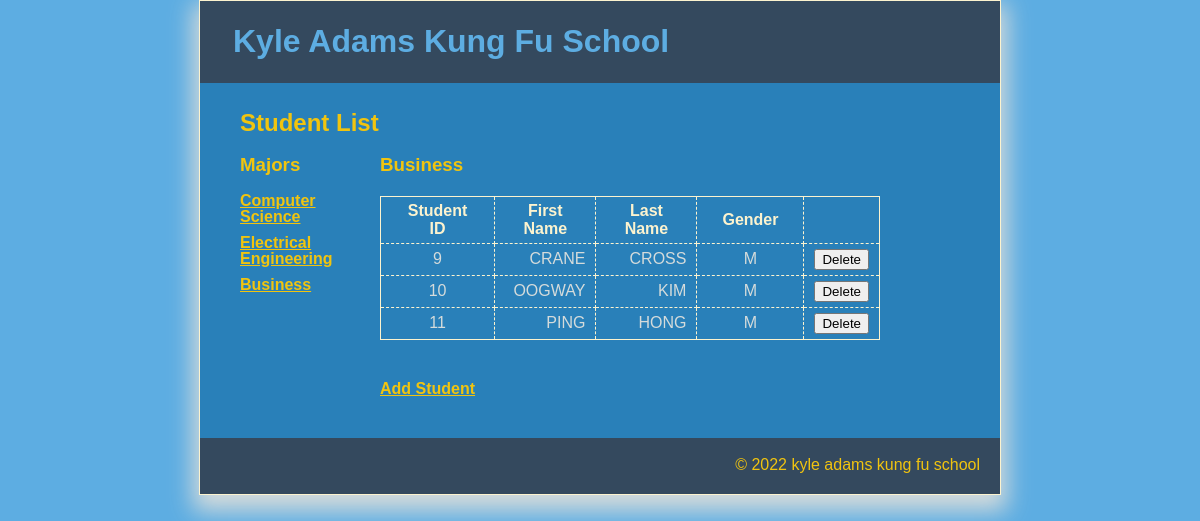
Page /student_manager/?major_id=3 on the committed database.
### tables this page shows
CREATE TABLE major (
	majorID			INT(11)			NOT NULL	AUTO_INCREMENT,
	majorName		VARCHAR(255)	NOT NULL,
	PRIMARY KEY (majorID)
);

CREATE TABLE student (
	studentID		INT(11)			NOT NULL	AUTO_INCREMENT,
	majorID 		INT(11)			NOT NULL,
	firstName		VARCHAR(255)	NOT NULL,
	lastName		VARCHAR(255)	NOT NULL,
	gender			CHAR(1)			NOT NULL,
	PRIMARY KEY (studentID),

	FOREIGN KEY (majorID) REFERENCES major(majorID)
);

### model/kyle_adams_major_db.php (called while the page is built, shortened)
<?php
function get_major_name($major_id) {
    global $db;
    $query = 'SELECT * FROM major
              WHERE majorID = :major_id';
    $statement = $db->prepare($query);
    $statement->bindValue(':major_id', $major_id);
    $statement->execute();
    $major = $statement->fetch();
    $major_name = $major['majorName'];
    return $major_name;
}
function get_majors() {
    global $db;
    $query = 'SELECT * FROM major
                       ORDER BY majorID';
	$statement = $db->prepare($query);
	$statement->execute();
	$majors = $statement->fetchAll();
    return $majors;
}
?>

### model/kyle_adams_student_db.php (called while the page is built, shortened)
<?php
function get_students_by_major($major_id) {
    global $db;
    $query = 'SELECT * FROM student
              WHERE student.majorID = :major_id
              ORDER BY studentID';
    $statement = $db->prepare($query);
    $statement->bindValue(":major_id", $major_id);
    $statement->execute();
    $student = $statement->fetchAll();
    return $student;
}
?>

### student_manager/kyle_adams_student_list.php (the view, shortened to what this page needs)
<?php include '../view/kyle_adams_header.php'; ?>
<div id="index">
			<h2>Student List</h2>
			<section>
				<h3><?php echo $major_name; ?></h3>
				<table>
					<tr>
						<th>Student ID</th>
						<th>First Name</th>
						<th>Last Name</th>
						<th>Gender</th>
						<th>&nbsp;</th>
					</tr>
					<?php foreach ($student as $s) : ?>
					<tr>
						<td style="text-align: center"><?php echo $s['studentID']; ?></td>
						<td><?php echo $s['firstName']; ?></td>
						<td><?php echo $s['lastName']; ?></td>
						<td style="text-align: center"><?php echo $s['gender']; ?></td>
						<td>
							<form action="." method="post">
							<input type="submit" value="Delete">
							</form>
						</td>
					</tr>
					<?php endforeach; ?>
				</table>
				<a href="?action=show_add_form">Add Student</a><br>
			</section>
			<aside>
				<ul>
					<h3 class="index">Majors</h3>
	 				<?php foreach ($majors as $major) : ?>
				 		<li>
							<a href=".?major_id=<?php echo $major['majorID']; ?>">
								<?php echo $major['majorName']; ?></a>
						</li>
			 		<?php endforeach; ?>
			 	</ul>
			</aside>
		</div>
<?php include '../view/kyle_adams_footer.php'; ?>

### main.css (style rules this page uses)
html { background-color: #5dade2; }
body { background-color: #2980B9; font-family: Arial, Helvetica, sans-serif; width: 800px; border: 1px solid #fcf3cf; margin: 0 auto; box-shadow: 0px 10px 22px 6px #d5dbdb; }
a { font-weight: bold; color: #f1c40f; }
#index h2, #index h3, #data label, #data input, #data select { float: left; }
#index h2, #index h3 { color: #f1c40f; margin: 0px; padding-bottom: 20px; }
#index section { width: 570px; height: 100%; float: right; margin: 55px 50px 40px auto; }
#index h2 { margin: 10px auto auto 40px; }
#index table { width: 500px; border: 1px solid #fcf3cf; border-collapse: collapse; margin-bottom: 40px; }
#index th { font-weight: bold; text-align: center; color: #fcf3cf; padding: 5px 25px 5px 25px; }
#index td { text-align: right; color: #d5dbdb; padding: 5px 10px 5px 10px; }
#index th, #index td { border: 1px dashed #fcf3cf; }
#index aside { width: 175px; }
#index ul { line-height: 100%; }
#index li { list-style-type: none; padding-bottom: 10px; }

### rows in the picture
major: majorName "Business"
student: studentID "9", firstName "CRANE", lastName "CROSS", gender "M"
student: studentID "10", firstName "OOGWAY", lastName "KIM", gender "M"
student: studentID "11", firstName "PING", lastName "HONG", gender "M"
major: majorName "Computer Science"
major: majorName "Electrical Engineering"
